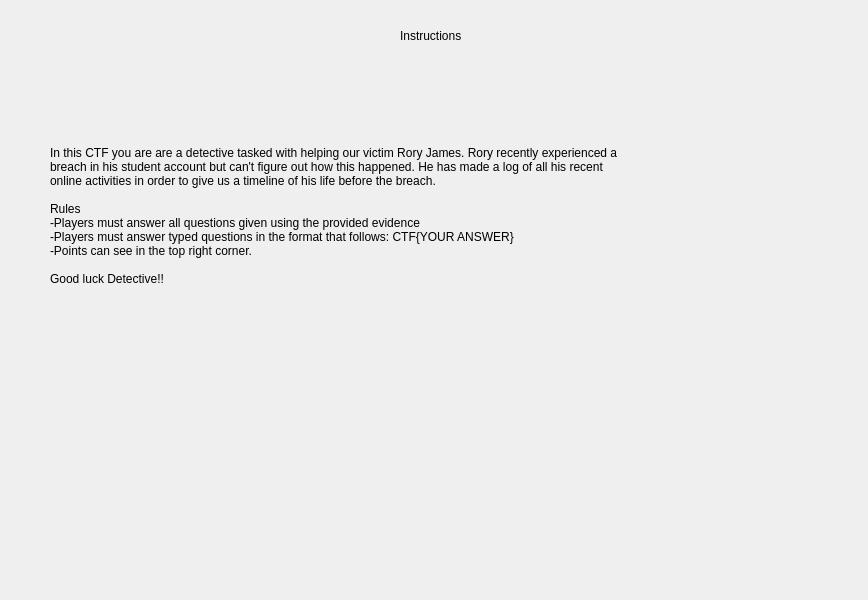
<?xml version="1.0" encoding="UTF-8"?>
<ui version="4.0">
 <class>howtoplay</class>
 <widget class="QDialog" name="howtoplay">
  <property name="geometry">
   <rect>
    <x>0</x>
    <y>0</y>
    <width>868</width>
    <height>600</height>
   </rect>
  </property>
  <property name="windowTitle">
   <string>How to Play</string>
  </property>
  <widget class="QLabel" name="label">
   <property name="geometry">
    <rect>
     <x>50</x>
     <y>90</y>
     <width>751</width>
     <height>251</height>
    </rect>
   </property>
   <property name="text">
    <string>In this CTF you are are a detective tasked with helping our victim Rory James. Rory recently experienced a 
breach in his student account but can't figure out how this happened. He has made a log of all his recent 
online activities in order to give us a timeline of his life before the breach.

Rules
-Players must answer all questions given using the provided evidence
-Players must answer typed questions in the format that follows: CTF{YOUR ANSWER}
-Points can see in the top right corner.

Good luck Detective!!</string>
   </property>
  </widget>
  <widget class="QLabel" name="label_2">
   <property name="geometry">
    <rect>
     <x>400</x>
     <y>20</y>
     <width>111</width>
     <height>31</height>
    </rect>
   </property>
   <property name="text">
    <string>Instructions</string>
   </property>
  </widget>
  <widget class="QLabel" name="label_3">
   <property name="geometry">
    <rect>
     <x>290</x>
     <y>350</y>
     <width>251</width>
     <height>191</height>
    </rect>
   </property>
   <property name="text">
    <string/>
   </property>
   <property name="pixmap">
    <pixmap resource="img8.qrc">:/img8/instrcutions.png</pixmap>
   </property>
  </widget>
 </widget>
 <resources>
  <include location="img8.qrc"/>
 </resources>
 <connections/>
</ui>
